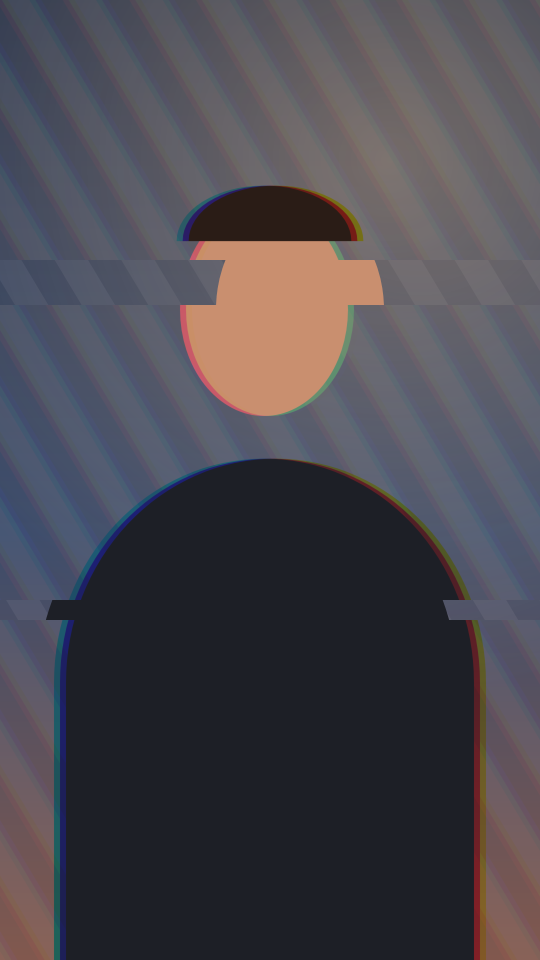
#> input picture shared/fx/golden/base__picture_glitch.png, 1080 x 1920 px (shown at 1/2 size)
$ python -i positioning.py   (imports and definitions only)
#> lines starting #> are read from the running program, lines starting #| are printed output that depends on the picture; after the words box and inside, x2 and y2 are one past the last pixel; in counts of white or black regions, pixels touching at a corner belong together
#> further down, picture is the input picture: shape (1920, 1080, 3); mean B, G, R 78.4, 71.1, 74
"""Layout-aware and content-aware positioning engine for hook titles and captions.

Centralized engine that computes collision-free, layout-aware coordinates for:
1. Hook Titles:
   - Split-screen: places in top or bottom panel, never crossing the seam.
   - Tight close-up: clears forehead, placing in headroom or beneath chin.
   - Gameplay: avoids timers, money counters, stream chat, game titles ("HOUR 99")
     and never crosses webcam/gameplay boundaries.
2. Captions:
   - Split-screen: placed in safe area below upper face and above lower face,
     avoiding the seam and avoiding overlapping the bottom face.
   - Gameplay: avoids player character, vehicles, menus, and HUD cutouts.
   - Fit layout: positioned strictly inside actual source video boundaries,
     never on the blurred background.
"""

from __future__ import annotations

import logging
from dataclasses import dataclass, field
from enum import Enum
from pathlib import Path
from typing import Any, Dict, List, Optional, Sequence, Tuple

import cv2
import numpy as np

logger = logging.getLogger(__name__)


# ---------------------------------------------------------------------------
# Geometry Data Structures
# ---------------------------------------------------------------------------

@dataclass(frozen=True)
class Rect:
    """Normalized rectangle [0, 1] relative to canvas dimensions."""
    x: float
    y: float
    w: float
    h: float

    @property
    def x2(self) -> float:
        return self.x + self.w

    @property
    def y2(self) -> float:
        return self.y + self.h

    @property
    def cx(self) -> float:
        return self.x + self.w / 2.0

    @property
    def cy(self) -> float:
        return self.y + self.h / 2.0

    @property
    def area(self) -> float:
        return max(0.0, self.w) * max(0.0, self.h)

    # [8 lines left out: function overlap_area, not called in this run]

    def intersects(self, other: "Rect") -> bool:
        return self.overlap_area(other) > 1e-6

    # [24 lines left out: functions distance_to, to_pixels, from_pixels, not called in this run]


class LayoutType(str, Enum):
    SPLIT = "split"          # Stacked pair, call, or comparison split
    CLOSE_UP = "close_up"    # Single presenter head-and-shoulders tight crop
    GAMEPLAY = "gameplay"    # Stream with facecam + game panel, or gameplay only
    FIT = "fit"              # Letterboxed/pillarboxed video on blurred fill
    REACTION = "reaction"    # Inset reaction webcam over source video
    DEFAULT = "default"      # Standard framing


class TargetType(str, Enum):
    HOOK_TITLE = "hook_title"
    CAPTION = "caption"


@dataclass
class PlacementResult:
    """Calculated position and metadata for title or captions."""
    x: float                     # Normalized center X [0, 1]
    y: float                     # Normalized center Y [0, 1]
    alignment: int               # ASS alignment: 2=bottom-center, 5=middle, 8=top-center
    pixel_x: int                 # Absolute pixel X
    pixel_y: int                 # Absolute pixel Y
    safe_box: Rect               # Normalized bounding box occupied by the text
    selected_region: str         # Region identifier
    confidence: float            # 0.0 to 1.0
    reason: str                  # Diagnostic explanation for the choice
    score: float                 # Placement scoring value


# ---------------------------------------------------------------------------
# Visual Detection Utilities (OCR Text, HUD, Faces)
# ---------------------------------------------------------------------------

def detect_on_screen_text_boxes(
    frame: np.ndarray,
    min_confidence: float = 0.5,
    detect_light_on_dark: bool = True,
    detect_dark_on_light: bool = True,
) -> List[Rect]:
    """Detect text boxes (timers, money counters, subtitles, HUD text) in a video frame.

    Uses fast morphological text line / component clustering with OpenCV,
    supplemented by local Tesseract OCR when available.
    """
#> called with min_confidence = 0.5, detect_light_on_dark = True, detect_dark_on_light = True
    if frame is None or frame.size == 0:
        return []
    h, w = frame.shape[:2]
#> h = 1920; w = 1080
    if w <= 0 or h <= 0:
        return []

    # Downscale for fast detection if oversized
    scale = 1.0
    proc = frame
    if w > 1280:
        scale = 1280.0 / w
        proc = cv2.resize(frame, (1280, max(1, int(round(h * scale)))), interpolation=cv2.INTER_AREA)
    gray = cv2.cvtColor(proc, cv2.COLOR_BGR2GRAY) if proc.ndim == 3 else proc
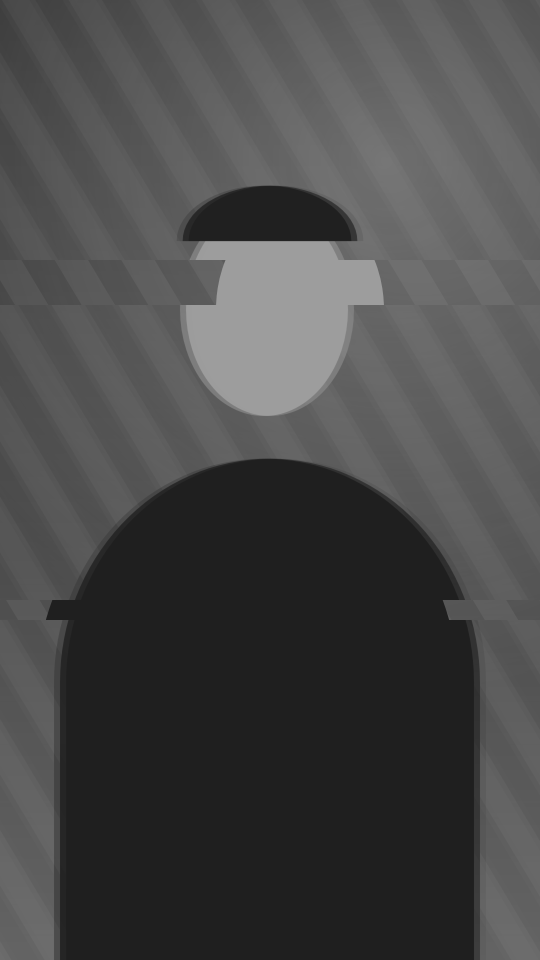
#> gray: shape (1920, 1080) (shown at 1/2 size); min 31, max 157, mean 72.8
    ph, pw = gray.shape
#> ph = 1920; pw = 1080

    rects: List[Rect] = []

    # Local OpenCV high-contrast text detection
    polarities = []
    if detect_light_on_dark:
        polarities.append(gray)
    if detect_dark_on_light:
        polarities.append(255 - gray)

    for img in polarities:
        # High contrast strokes
        bright = img >= 180
        dark = cv2.dilate((img <= 80).astype(np.uint8), np.ones((5, 5), np.uint8))
        strokes = (bright & (dark > 0)).astype(np.uint8)

        count, _, stats, _ = cv2.connectedComponentsWithStats(strokes)
        min_glyph, max_glyph = ph * 0.007, ph * 0.12
        glyph_mask = np.zeros_like(strokes)
        glyph_count = 0
        for idx in range(1, count):
            gx, gy, gw, gh, garea = stats[idx]
            if min_glyph <= gh <= max_glyph and gw <= gh * 4.0 and garea >= 6:
                glyph_mask[gy:gy + gh, gx:gx + gw] = 1
                glyph_count += 1

        if glyph_count < 3:
            continue

        # Close horizontally to group characters into text lines / words
        kernel = cv2.getStructuringElement(
            cv2.MORPH_RECT, (max(5, int(pw * 0.035)), max(3, int(ph * 0.008)))
        )
        closed = cv2.morphologyEx(glyph_mask, cv2.MORPH_CLOSE, kernel)
        line_count, _, line_stats, _ = cv2.connectedComponentsWithStats(closed)

        for lidx in range(1, line_count):
            lx, ly, lw, lh, larea = line_stats[lidx]
            if lh >= ph * 0.009 and lw >= pw * 0.02 and larea >= 30:
                rects.append(Rect(
                    x=float(lx) / pw,
                    y=float(ly) / ph,
                    w=float(lw) / pw,
                    h=float(lh) / ph,
                ))
#> this loop made 2 passes
#> (count, stats, min_glyph, max_glyph) on passes 1 to 2: (1, [[0, 0, 1080, 1920, 2073600]], 13.44, 230.4), (1, [[0, 0, 1080, 1920, 2073600]], 13.44, 230.4)
#> pass 1, in detect_on_screen_text_boxes, `dark = cv2.dilate((img <= 80).astype(np.uint8), np.ones((5, 5), np.uin..`:
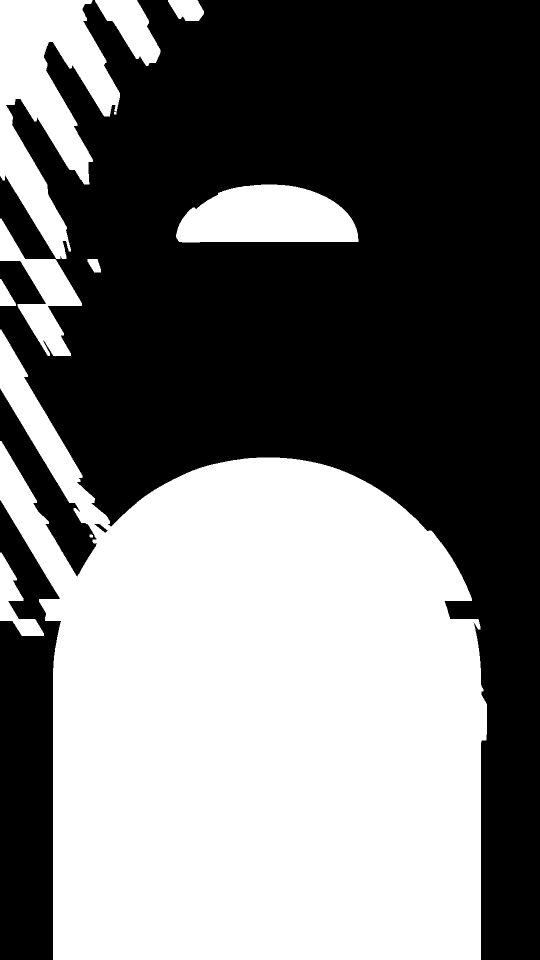
#> dark: shape (1920, 1080) (shown at 1/2 size); values 0 (black) and 1 (white), 45.6% white; 11 white regions, largest, box (x1, y1, x2, y2) and area: (0, 659, 974, 1920) 818572, (0, 0, 240, 518) 61494, (352, 369, 717, 485) 33220
#> pass 2, in detect_on_screen_text_boxes, `bright = img >= 180`:
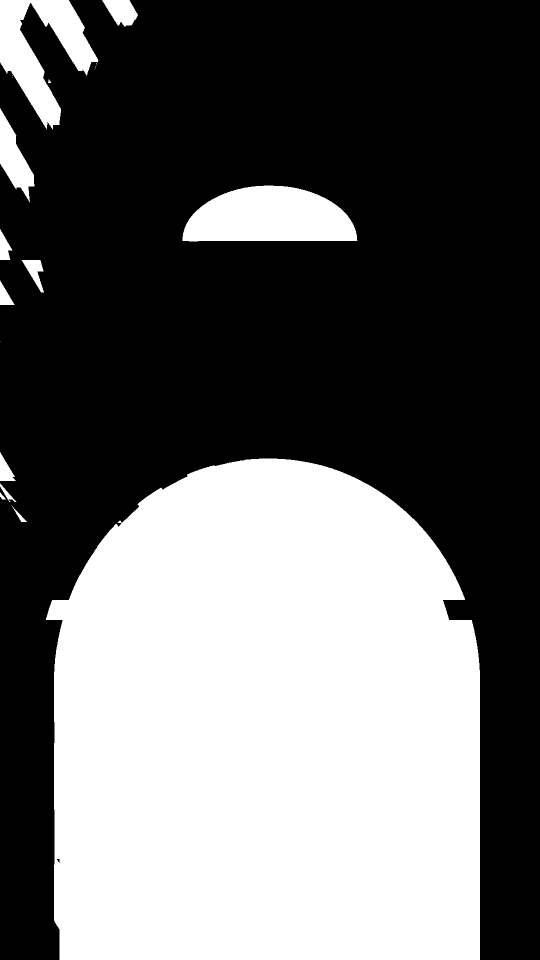
#> bright: shape (1920, 1080) bool (shown at 1/2 size); 40.4% white; 20 white regions (7 under 20 px), largest, box (x1, y1, x2, y2) and area: (92, 917, 960, 1920) 771330, (365, 371, 715, 483) 30452, (0, 0, 197, 259) 22575
#> after the loop, rects = []

    # Merge overlapping text boxes
    merged: List[Rect] = []
    for r in rects:
        expanded = False
        for i, m in enumerate(merged):
            if r.overlap_area(m) > 0.1 * min(r.area, m.area) or r.distance_to(m) < 0.015:
                # Merge
                nx1 = min(r.x, m.x)
                ny1 = min(r.y, m.y)
                nx2 = max(r.x2, m.x2)
                ny2 = max(r.y2, m.y2)
                merged[i] = Rect(nx1, ny1, nx2 - nx1, ny2 - ny1)
                expanded = True
                break
        if not expanded:
            merged.append(r)
#> this loop made 0 passes
#> after the loop, merged = []

    return merged


# [91 lines left out: functions sample_video_text_and_faces, calculate_fit_video_bounds, not called in this run]


# ---------------------------------------------------------------------------
# Centralized Positioning Engine
# ---------------------------------------------------------------------------

class LayoutAwarePositioner:
    """Centralized positioning engine for Hook Titles and Captions."""

    def __init__(
        self,
        canvas_width: int = 1080,
        canvas_height: int = 1920,
    ):
        self.canvas_width = canvas_width
        self.canvas_height = canvas_height

    # [461 lines left out: functions position, _position_hook_title, _position_caption, _score_candidates, not called in this run]


# Global singleton instance
_GLOBAL_POSITIONER = LayoutAwarePositioner()


# [5 lines left out: function get_positioner, not called in this run]

>>> import cv2
>>> picture = cv2.imread('../../../shared/fx/golden/base__picture_glitch.png')
>>> result = detect_on_screen_text_boxes(picture)
#> result = []

$ run again, on shared/fx/golden/base__marker_circle_1080x1080_t1.05.png
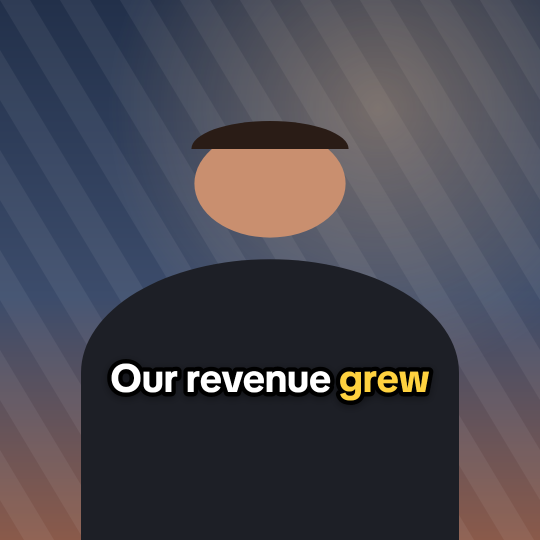
#> input picture shared/fx/golden/base__marker_circle_1080x1080_t1.05.png, 1080 x 1080 px (shown at 1/2 size)
#> picture is the input picture: shape (1080, 1080, 3); mean B, G, R 79.7, 70.3, 71.4
#> the loop in detect_on_screen_text_boxes, `for img in polarities:` made 2 passes
#> (count, min_glyph, max_glyph, line_count, line_stats) on passes 1 to 2: (23, 7.56, 129.6, 2, [[0, 0, 1080, 1080, 1138229], [223, 728, 634, 74, 28171]]), (17, 7.56, 129.6, 2, [[0, 0, 1080, 1080, 1135138], [221, 726, 638, 78, 31262]])
#> pass 1, in detect_on_screen_text_boxes, `bright = img >= 180`:
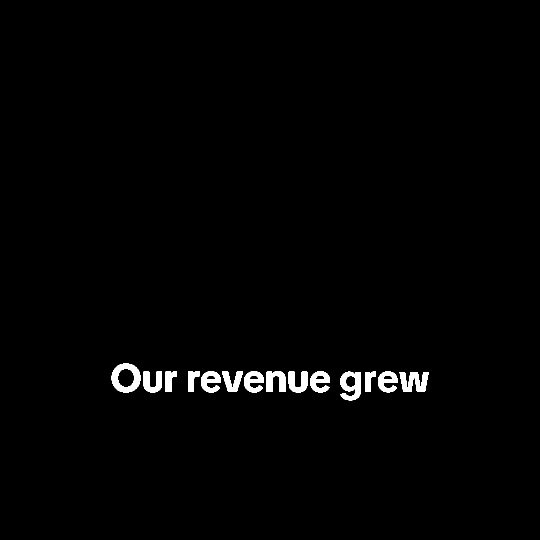
#> bright: shape (1080, 1080) bool (shown at 1/2 size); 1.3% white; 14 white regions, largest, box (x1, y1, x2, y2) and area: (223, 727, 281, 785) 1781, (681, 743, 722, 801) 1515, (799, 744, 857, 784) 1491
#> after the loop in detect_on_screen_text_boxes, `for img in polarities:`:
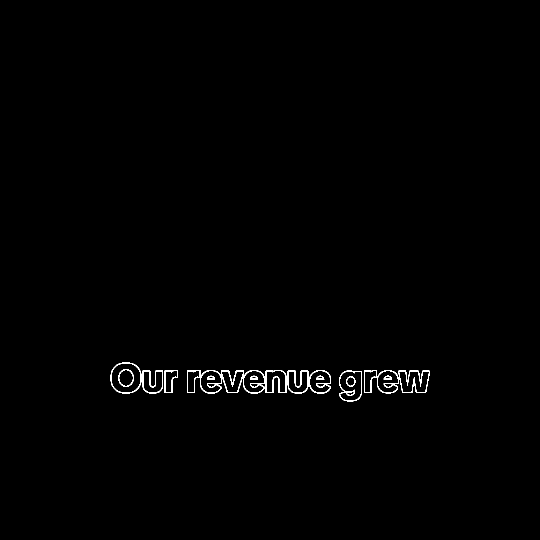
#> strokes: shape (1080, 1080) (shown at 1/2 size); values 0 (black) and 1 (white), 0.51% white in thin lines or dots, all inside (x1, y1, x2, y2) = (221, 725, 859, 803)
#> after the loop in detect_on_screen_text_boxes, `for img in polarities:`: rects = 2 items
#> the loop in detect_on_screen_text_boxes, `for r in rects:` made 2 passes
#> after the loop in detect_on_screen_text_boxes, `for r in rects:`: merged = 1 item
